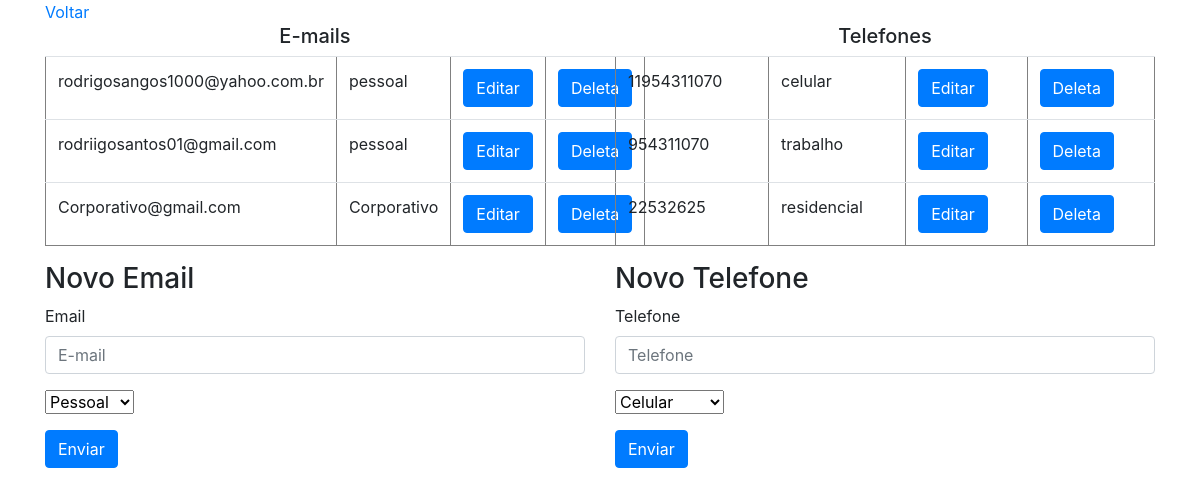
The app's page /dados.php?id=44 with its own data.
### tables this page shows
CREATE TABLE `emails` (
  `id` int(11) NOT NULL,
  `email` varchar(255) NOT NULL,
  `tipo` varchar(32) DEFAULT NULL,
  `id_contato` int(11) NOT NULL
);

CREATE TABLE `telefones` (
  `id` int(11) NOT NULL,
  `telefone` varchar(255) NOT NULL,
  `tipo` varchar(32) DEFAULT NULL,
  `id_contato` int(11) NOT NULL
);

### dados.php (the view, shortened to what this page needs)
<!doctype html>
<html lang="en">
  <head>
    <link rel="stylesheet" href="https://stackpath.bootstrapcdn.com/bootstrap/4.3.1/css/bootstrap.min.css">
  </head>
  <body>
	<div class="container">
		<div class="row">
			<div class="col-md-12">
				<a href="acesso.php">Voltar</a>
			</div>
			<div class="col-md-6">
			<h5 class="text-center">E-mails</h5>
			<?php
				if (($_GET['id']) > 0){
				include ('banco.php');
				$id = $_GET['id'];
				$sql = "SELECT * FROM emails WHERE ID_CONTATO = $id";
				$consulta = $con -> prepare ($sql);
				if ($consulta -> execute ()){
					$total = $consulta->rowCount();
					if($total > 0){
						$dados = $consulta -> fetchAll();
							echo "<table  border=1 class='table'>
									<tr>";
						foreach ($dados as $dado){
							echo "<td>".$dado['email']."</td>";
							echo "<td>".$dado['tipo']."</td>";
							echo "<td><button type='button' class='btn btn-primary' data-toggle='modal' data-target='#exampleModal".$dado['id']."'>
									Editar
								</button></td>";
							echo "<td><button type='button' class='btn btn-primary' data-toggle='modal' data-target='#deleteemail".$dado['id']."'>
									Deleta
								</button></td>";
							echo "</tr><tr>";
						}
						echo "</tr></table>";
					}
					else{
						echo 'Ainda não existem E-mails cadastrados!';
					}
				}
				else {
					echo 'Ocorreu os seguinte erro:'.$consulta -> errorInfo()[2];
				}
				}
			?>
			<h3> Novo Email</h3>
			<form method="post" action="">
				<div class="form-group">
					<label>Email</label>
					<input type="email" name="email" class="form-control" aria-describedby="emailHelp" placeholder="E-mail" required>
				</div>
				<div class="form-group" id="addemail">
					<select name="tipo">
						<option value="Pessoal">Pessoal</option>
					</select>
				</div>
				<button type="submit" class="btn btn-primary">Enviar</button>
			</form>
			</div>
			<div class="col-md-6">
			<h5 class="text-center"> Telefones </h5>
			<?php
				if (($_GET['id']) > 0){
				include ('banco.php');
				$id = $_GET['id'];
				$sql = "SELECT * FROM telefones WHERE ID_CONTATO = $id";
				$consulta = $con -> prepare ($sql);
				if ($consulta -> execute ()){
					$total = $consulta->rowCount();
					if($total > 0){
						$dados = $consulta -> fetchAll();
							echo "<table  border=1 class='table'>
									<tr>";
						foreach ($dados as $dado){
							echo "<td>".$dado['telefone']."</td>";
							echo "<td>".$dado['tipo']."</td>";
							echo "<td><button type='button' class='btn btn-primary' data-toggle='modal' data-target='#exampleModal".$dado['id']."'>
									Editar
								</button></td>";
							echo "<td><button type='button' class='btn btn-primary' data-toggle='modal' data-target='#deletefone".$dado['id']."'>
									Deleta
								</button></td>";
							echo "</tr><tr>";
						}
						echo "</tr></table>";
					}
					else{
						echo 'Ainda não existem Telefones cadastrados!';
					}
				}
				else {
					echo 'Ocorreu os seguinte erro:'.$consulta -> errorInfo()[2];
				}
				}
			?>
			<h3> Novo Telefone </h3>
			<form method="post" action="">
				<div class="form-group">
					<label>Telefone</label>
					<input type="text" name="email" class="form-control" aria-describedby="emailHelp" placeholder="Telefone" required>
				</div>
				<div class="form-group" id="addemail">
					<select name="tipo">
						<option value="Celular">Celular</option>
					</select>
				</div>
				<button type="submit" class="btn btn-primary">Enviar</button>
			</form>
			</div>
		</div>
	</div>
  </body>
</html>

### records on screen
emails: email "rodrigosangos1000@yahoo.com.br", tipo "pessoal"
emails: email "rodriigosantos01@gmail.com", tipo "pessoal"
emails: email "Corporativo@gmail.com", tipo "Corporativo"
telefones: telefone "11954311070", tipo "celular"
telefones: telefone "954311070", tipo "trabalho"
telefones: telefone "22532625", tipo "residencial"
